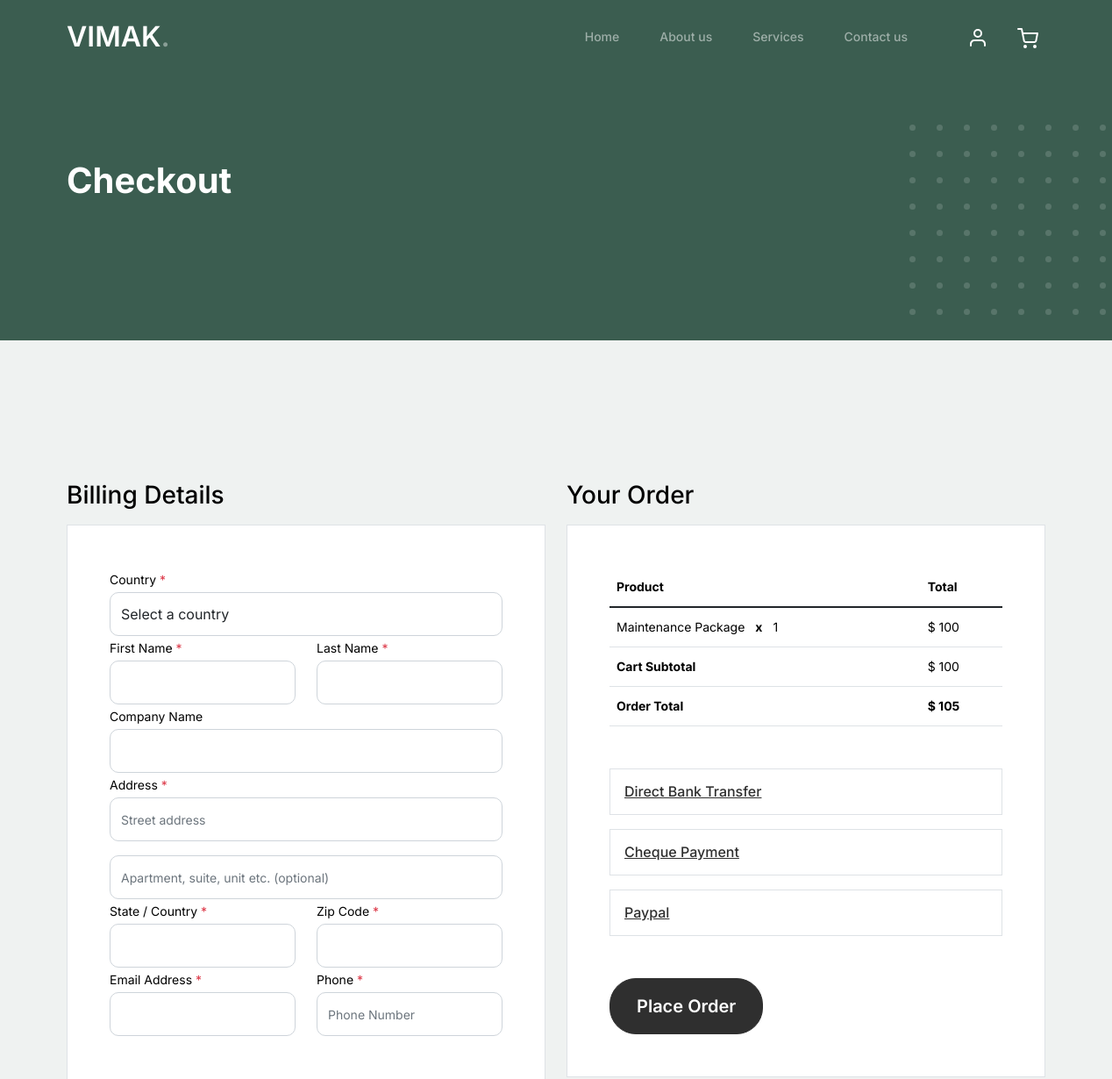
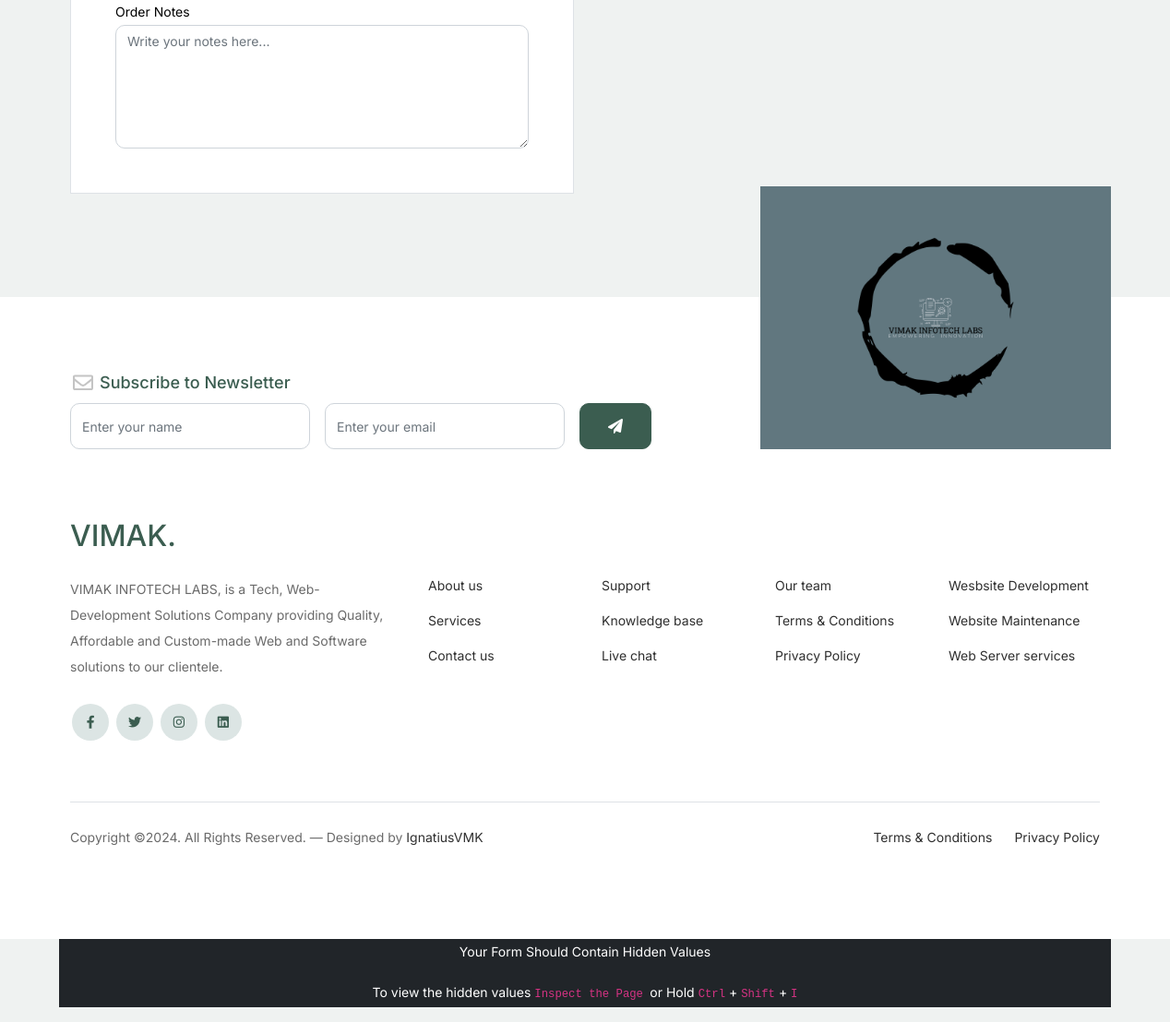
Screenshot of /checkout.php?id=8 with the database file from the repository (2 pictures, top to bottom).
### tables this page shows
CREATE TABLE `product` (
  `id` int NOT NULL,
  `product_name` varchar(255) NOT NULL,
  `product_price` varchar(100) NOT NULL,
  `product_image` varchar(255) NOT NULL
);

### checkout.php (the view, shortened to what this page needs)
<?php
require 'config.php';
if(isset($_GET['id'])){
	$id=$_GET['id'];
	$sql="SELECT * FROM product WHERE id='$id'";
	$result=mysqli_query($conn,$sql);
	$row=mysqli_fetch_array($result);
	$pname=$row['product_name'];
	$pprice=$row['product_price'];
	$service_charge=5;
	$total_price=$pprice+$service_charge;
}
	else{
		echo 'No Product found!';
	}
?>
<!doctype html>
<html lang="en">
<head>
		<link href="css/bootstrap.min.css" rel="stylesheet">
		<link href="https://cdnjs.cloudflare.com/ajax/libs/font-awesome/6.0.0-beta3/css/all.min.css" rel="stylesheet">
		<link href="css/tiny-slider.css" rel="stylesheet">
		<link href="css/style.css" rel="stylesheet">
	</head>
	<body>
		<nav class="custom-navbar navbar navbar navbar-expand-md navbar-dark bg-dark" arial-label="VIMAK navigation bar">
			<div class="container">
				<a class="navbar-brand" href="index.php">VIMAK<span>.</span></a>
				<div class="collapse navbar-collapse" id="navbarsVIMAK">
					<ul class="custom-navbar-nav navbar-nav ms-auto mb-2 mb-md-0">
						<li class="nav-item ">
							<a class="nav-link" href="index.php">Home</a>
						</li>
						<li><a class="nav-link" href="about.php">About us</a></li>
						<li><a class="nav-link" href="services.php">Services</a></li>
						<li><a class="nav-link" href="contact.php">Contact us</a></li>
					</ul>
					<ul class="custom-navbar-cta navbar-nav mb-2 mb-md-0 ms-5">
						<li><a class="nav-link" href="#"><img src="images/user.svg"></a></li>
						<li><a class="nav-link" href="cart.php?id=<?= $row['id']; ?>"><img src="images/cart.svg"></a></li>
					</ul>
				</div>
			</div>
		</nav>
			<div class="hero">
				<div class="container">
					<div class="row justify-content-between">
						<div class="col-lg-5">
							<div class="intro-excerpt">
								<h1>Checkout</h1>
							</div>
						</div>
						<div class="col-lg-7">
						</div>
					</div>
				</div>
			</div>
		<div class="untree_co-section">
		    <div class="container">
		<form action="pay.php?id=<?= $row['id']; ?>" method="post" accept-charset="utf-8">
		      <div class="row">
		        <div class="col-md-6 mb-5 mb-md-0">
		          <h2 class="h3 mb-3 text-black">Billing Details</h2>
		          <div class="p-3 p-lg-5 border bg-white">
		            <div class="form-group">
		              <label for="c_country" class="text-black">Country <span class="text-danger">*</span></label>
		              <select id="c_country" class="form-control">
		                <option value="1">Select a country</option>
		              </select>
		            </div>
		            <div class="form-group row">
		              <div class="col-md-6">
		                <label for="c_fname" class="text-black">First Name <span class="text-danger">*</span></label>
		                <input type="text" class="form-control" id="c_fname" name="c_fname">
		              </div>
		              <div class="col-md-6">
		                <label for="c_lname" class="text-black">Last Name <span class="text-danger">*</span></label>
		                <input type="text" class="form-control" id="c_lname" name="c_lname">
		              </div>
		            </div>
		            <div class="form-group row">
		              <div class="col-md-12">
		                <label for="c_companyname" class="text-black">Company Name </label>
		                <input type="text" class="form-control" id="c_companyname" name="c_companyname">
		              </div>
		            </div>
		            <div class="form-group row">
		              <div class="col-md-12">
		                <label for="c_address" class="text-black">Address <span class="text-danger">*</span></label>
		                <input type="text" class="form-control" id="c_address" name="c_address" placeholder="Street address">
		              </div>
		            </div>
		            <div class="form-group mt-3">
		              <input type="text" class="form-control" placeholder="Apartment, suite, unit etc. (optional)">
		            </div>
		            <div class="form-group row">
		              <div class="col-md-6">
		                <label for="c_state_country" class="text-black">State / Country <span class="text-danger">*</span></label>
		                <input type="text" class="form-control" id="c_state_country" name="c_state_country">
		              </div>
		              <div class="col-md-6">
		                <label for="c_postal_zip" class="text-black">Zip Code <span class="text-danger">*</span></label>
		                <input type="text" class="form-control" id="c_postal_zip" name="c_postal_zip">
		              </div>
		            </div>
		            <div class="form-group row mb-5">
		              <div class="col-md-6">
		                <label for="c_email_address" class="text-black">Email Address <span class="text-danger">*</span></label>
		                <input type="text" class="form-control" id="c_email_address" name="c_email_address">
		              </div>
		              <div class="col-md-6">
		                <label for="c_phone" class="text-black">Phone <span class="text-danger">*</span></label>
		                <input type="text" class="form-control" id="c_phone" name="c_phone" placeholder="Phone Number">
		              </div>
		            </div>
		            <div class="form-group">
		              <label for="c_order_notes" class="text-black">Order Notes</label>
		              <textarea name="c_order_notes" id="c_order_notes" cols="30" rows="5" class="form-control" placeholder="Write your notes here..."></textarea>
		            </div>
		          </div>
		        </div>
		        <div class="col-md-6">
		          <div class="row mb-5">
		            <div class="col-md-12">
		              <h2 class="h3 mb-3 text-black">Your Order</h2>
		              <div class="p-3 p-lg-5 border bg-white">
		                <table class="table site-block-order-table mb-5">
		                  <thead>
		                    <th>Product</th>
		                    <th>Total</th>
		                  </thead>
		                  <tbody>
		                    <tr>
		                      <td><?= $pname; ?> <strong class="mx-2">x</strong> 1</td>
		                      <td>$ <?= number_format($pprice); ?></td>
		                    </tr>
		                    <tr>
		                      <td class="text-black font-weight-bold"><strong>Cart Subtotal</strong></td>
		                      <td class="text-black">$ <?= number_format($pprice); ?></td>
		                    </tr>
		                    <tr>
		                      <td class="text-black font-weight-bold"><strong>Order Total</strong></td>
		                      <td class="text-black font-weight-bold"><strong>$ <?= number_format($total_price); ?></strong></td>
		                    </tr>
		                  </tbody>
		                </table>
		                <div class="border p-3 mb-3">
		                  <h3 class="h6 mb-0"><a class="d-block" data-bs-toggle="collapse" href="#collapsebank" role="button" aria-expanded="false" aria-controls="collapsebank">Direct Bank Transfer</a></h3>
		                </div>
		                <div class="border p-3 mb-3">
		                  <h3 class="h6 mb-0"><a class="d-block" data-bs-toggle="collapse" href="#collapsecheque" role="button" aria-expanded="false" aria-controls="collapsecheque">Cheque Payment</a></h3>
		                </div>
		                <div class="border p-3 mb-5">
		                  <h3 class="h6 mb-0"><a class="d-block" data-bs-toggle="collapse" href="#collapsepaypal" role="button" aria-expanded="false" aria-controls="collapsepaypal">Paypal</a></h3>
		                </div>
		                <div class="form-group">
		                  <button class="btn btn-black btn-lg py-3 btn-block" onclick="window.location='pay.php?id=<?= $row['id']; ?>'">Place Order</button>
		                </div>
		              </div>
		            </div>
		          </div>
		        </div>
		      </div>
		</form>
		    </div>
		  </div>
		<footer class="footer-section">
			<div class="container relative">
				<div class="sofa-img">
					 <img src="images/vimak-infotech-labs-logo.png" alt="Image" class="img-fluid">
				</div>
				<div class="row">
					<div class="col-lg-8">
						<div class="subscription-form">
							<h3 class="d-flex align-items-center"><span class="me-1"><img src="images/envelope-outline.svg" alt="Image" class="img-fluid"></span><span>Subscribe to Newsletter</span></h3>
							<form action="#" class="row g-3">
								<div class="col-auto">
									<input type="text" class="form-control" placeholder="Enter your name">
								</div>
								<div class="col-auto">
									<input type="email" class="form-control" placeholder="Enter your email">
								</div>
								<div class="col-auto">
									<button class="btn btn-primary">
										<span class="fa fa-paper-plane"></span>
									</button>
								</div>
							</form>
						</div>
					</div>
				</div>
				<div class="row g-5 mb-5">
					<div class="col-lg-4">
						<div class="mb-4 footer-logo-wrap"><a href="#" class="footer-logo">VIMAK<span>.</span></a></div>
						<p class="mb-4">VIMAK INFOTECH LABS, is a Tech,
							Web-Development  Solutions Company providing Quality,
							 Affordable and Custom-made Web and Software solutions to our clientele.</p>
						<ul class="list-unstyled custom-social">
							<li><a href="https://www.facebook.com/profile.php?id=100093203151471" target="_blank"><span class="fa fa-brands fa-facebook-f"></span></a></li>
							<li><a href="https://twitter.com/VIMAK_InfoTech" target="_blank"><span class="fa fa-brands fa-twitter"></span></a></li>
							<li><a href="https://www.instagram.com/vimak_infotech_labs/" target="_blank"><span class="fa fa-brands fa-instagram"></span></a></li>
							<li><a href="#" target="_blank"><span class="fa fa-brands fa-linkedin"></span></a></li>
						</ul>
					</div>
					<div class="col-lg-8">
						<div class="row links-wrap">
							<div class="col-6 col-sm-6 col-md-3">
								<ul class="list-unstyled">
									<li><a href="about.html">About us</a></li>
									<li><a href="services.php">Services</a></li>
									<li><a href="contact.php">Contact us</a></li>
								</ul>
							</div>
							<div class="col-6 col-sm-6 col-md-3">
								<ul class="list-unstyled">
									<li><a href="mailto:info@vimak-infotech-labs.co.ke">Support</a></li>
									<li><a href="#">Knowledge base</a></li>
									<li><a href="#">Live chat</a></li>
								</ul>
							</div>
							<div class="col-6 col-sm-6 col-md-3">
								<ul class="list-unstyled">
									<li><a href="about.php">Our team</a></li>
									<li><a href="terms&conditions.php">Terms &amp; Conditions</a></li>
									<li><a href="privacy_policy.php">Privacy Policy</a></li>
								</ul>
							</div>
							<div class="col-6 col-sm-6 col-md-3">
								<ul class="list-unstyled">
									<li><a href="services.php">Wesbsite Development</a></li>
									<li><a href="services.php">Website Maintenance</a></li>
									<li><a href="services.php">Web Server services</a></li>
								</ul>
							</div>
						</div>
					</div>
				</div>
				<div class="border-top copyright">
					<div class="row pt-4">
						<div class="col-lg-6">
							<p class="mb-2 text-center text-lg-start">Copyright &copy;<script>document.write(new Date().getFullYear());</script>. All Rights Reserved. &mdash; Designed by <a href="https://IgnatiusVMK">IgnatiusVMK</a>
            </p>
						</div>
						<div class="col-lg-6 text-center text-lg-end">
							<ul class="list-unstyled d-inline-flex ms-auto">
								<li class="me-4"><a href="terms&conditions.php">Terms &amp; Conditions</a></li>
								<li><a href="privacy_policy.php">Privacy Policy</a></li>
							</ul>
						</div>
					</div>
				</div>
			</div>
		</footer>
		<div id="explain1" class="container-lg bg-dark " style="color:white; text-align:center">
			<p>Your Form Should Contain Hidden Values</p>
			<p>To view the hidden values <code>Inspect the Page </code>or Hold <code>Ctrl</code> + <code>Shift</code> + <code>
					I</code></p>
		</div>
	</body>
</html>

### css/style.css (style rules this page uses)
body { overflow-x: hidden; position: relative; }
body { font-family: "Inter", sans-serif; font-weight: 400; line-height: 28px; color: #6a6a6a; font-size: 14px; background-color: #eff2f1; }
a { text-decoration: none; -webkit-transition: .3s all ease; -o-transition: .3s all ease; transition: .3s all ease; color: #2f2f2f; text-decoration: underline; }
.custom-navbar { background: #3b5d50 !important; padding-top: 20px; padding-bottom: 20px; }
.custom-navbar .navbar-brand { font-size: 32px; font-weight: 600; }
.custom-navbar .navbar-brand > span { opacity: .4; }
@media (min-width: 992px) { .custom-navbar .custom-navbar-nav li { margin-left: 15px; margin-right: 15px; } }
.custom-navbar .custom-navbar-nav li a { font-weight: 500; color: #ffffff !important; opacity: .5; -webkit-transition: .3s all ease; -o-transition: .3s all ease; transition: .3s all ease; position: relative; }
@media (min-width: 768px) { .custom-navbar .custom-navbar-nav li a:before { content: ""; position: absolute; bottom: 0; left: 8px; right: 8px; background: #f9bf29; height: 5px; opacity: 1; visibility: visible; width: 0; -webkit-transition: .15s all ease-out; -o-transition: .15s all ease-out; transition: .15s all ease-out; } }
.custom-navbar .custom-navbar-cta { margin-left: 0 !important; -webkit-box-orient: horizontal; -webkit-box-direction: normal; -ms-flex-direction: row; flex-direction: row; }
@media (min-width: 768px) { .custom-navbar .custom-navbar-cta { margin-left: 40px !important; } }
.custom-navbar .custom-navbar-cta li { margin-left: 0px; margin-right: 0px; }
.custom-navbar .custom-navbar-cta li:first-child { margin-right: 20px; }
.hero { background: #3b5d50; padding: calc(4rem - 30px) 0 0rem 0; }
@media (min-width: 768px) { .hero { padding: calc(4rem - 30px) 0 4rem 0; } }
@media (min-width: 992px) { .hero { padding: calc(8rem - 30px) 0 8rem 0; } }
.hero .intro-excerpt { position: relative; z-index: 4; }
@media (min-width: 992px) { .hero .intro-excerpt { max-width: 450px; } }
.hero h1 { font-weight: 700; color: #ffffff; margin-bottom: 30px; }
.btn { font-weight: 600; padding: 12px 30px; border-radius: 30px; color: #ffffff; background: #2f2f2f; border-color: #2f2f2f; }
.btn.btn-primary { background: #3b5d50; border-color: #3b5d50; }
.footer-section { padding: 80px 0; background: #ffffff; }
.footer-section .relative { position: relative; }
.footer-section a { text-decoration: none; color: #2f2f2f; -webkit-transition: .3s all ease; -o-transition: .3s all ease; transition: .3s all ease; }
.footer-section .subscription-form { margin-bottom: 40px; position: relative; z-index: 2; margin-top: 100px; }
@media (min-width: 992px) { .footer-section .subscription-form { margin-top: 0px; margin-bottom: 80px; } }
.footer-section .subscription-form h3 { font-size: 18px; font-weight: 500; color: #3b5d50; }
.footer-section .subscription-form .form-control { height: 50px; border-radius: 10px; font-family: "Inter", sans-serif; }
.footer-section .subscription-form .btn { border-radius: 10px !important; }
.footer-section .sofa-img { position: absolute; top: -200px; z-index: 1; right: 0; }
.footer-section .sofa-img img { max-width: 380px; }
.footer-section .links-wrap { margin-top: 0px; }
@media (min-width: 992px) { .footer-section .links-wrap { margin-top: 54px; } }
.footer-section .links-wrap ul li { margin-bottom: 10px; }
.footer-section .footer-logo-wrap .footer-logo { font-size: 32px; font-weight: 500; text-decoration: none; color: #3b5d50; }
.footer-section .custom-social li { margin: 2px; display: inline-block; }
.footer-section .custom-social li a { width: 40px; height: 40px; text-align: center; line-height: 40px; display: inline-block; background: #dce5e4; color: #3b5d50; border-radius: 50%; }
.footer-section .border-top { border-color: #dce5e4; }
.footer-section .border-top.copyright { font-size: 14px !important; }
.untree_co-section { padding: 7rem 0; }
.form-control { height: 50px; border-radius: 10px; font-family: "Inter", sans-serif; }
textarea { height: auto !important; }
.site-block-order-table th { border-top: none !important; border-bottom-width: 1px !important; }
.site-block-order-table td, .site-block-order-table th { color: #000000; }

### rows the page displays
product: product_name "Maintenance Package", product_price "100", product_price "105"
